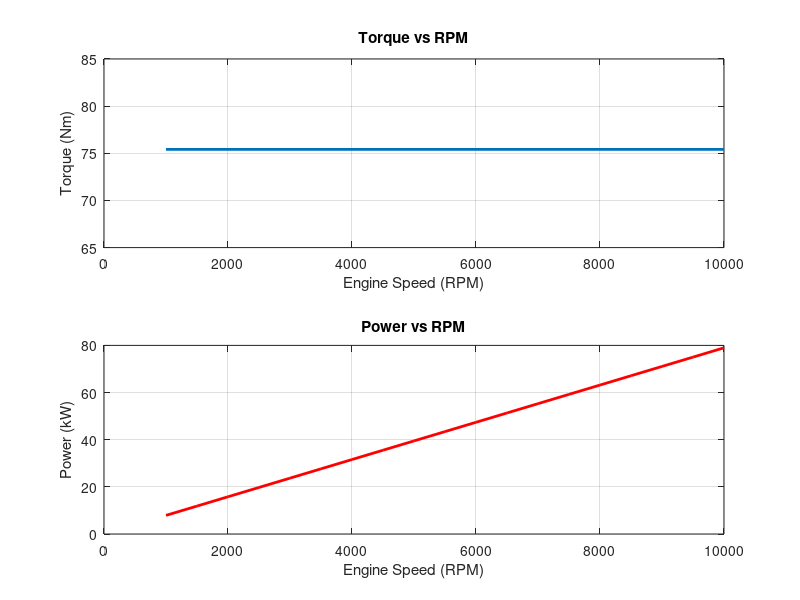

The MATLAB script that drew this image:
% Engine Performance Simulation for a Single-Cylinder Engine
% Praveen - Mechatronics Engineer Portfolio

clc; clear; close all;

% Engine Parameters
bore = 0.085;          % m
stroke = 0.088;        % m
CR = 10;               % Compression Ratio
rpm = 1000:500:10000;  % Engine speed range

% Derived parameters
Vd = (pi/4)*bore^2*stroke;    % Displacement volume (m^3)
Vc = Vd/(CR-1);               % Clearance volume (m^3)

% Assumptions
eff_vol = 0.85;                % Volumetric efficiency
air_density = 1.184;           % kg/m^3
AFR = 14.7;                    % Air-Fuel ratio
LHV = 44e6;                    % Fuel calorific value (J/kg)
mech_eff = 0.9;                % Mechanical efficiency

% Initialize results
torque = zeros(size(rpm));
power = zeros(size(rpm));

for i=1:length(rpm)
    N = rpm(i)/60;  % rev/s
    ma = eff_vol * air_density * Vd * N;   % Air mass flow rate
    mf = ma / AFR;                         % Fuel mass flow rate
    Qin = mf * LHV;                        % Energy input per second
    P_ind = Qin * 0.35;                    % Indicated Power (35% efficiency)
    P_brake = P_ind * mech_eff;            % Brake Power
    power(i) = P_brake/1000;               % kW
    torque(i) = (P_brake) / (2*pi*N);      % Nm
end

% Plotting
figure;
subplot(2,1,1)
plot(rpm, torque, 'LineWidth', 2);
xlabel('Engine Speed (RPM)');
ylabel('Torque (Nm)');
title('Torque vs RPM');
grid on;

subplot(2,1,2)
plot(rpm, power, 'r', 'LineWidth', 2);
xlabel('Engine Speed (RPM)');
ylabel('Power (kW)');
title('Power vs RPM');
grid on;
